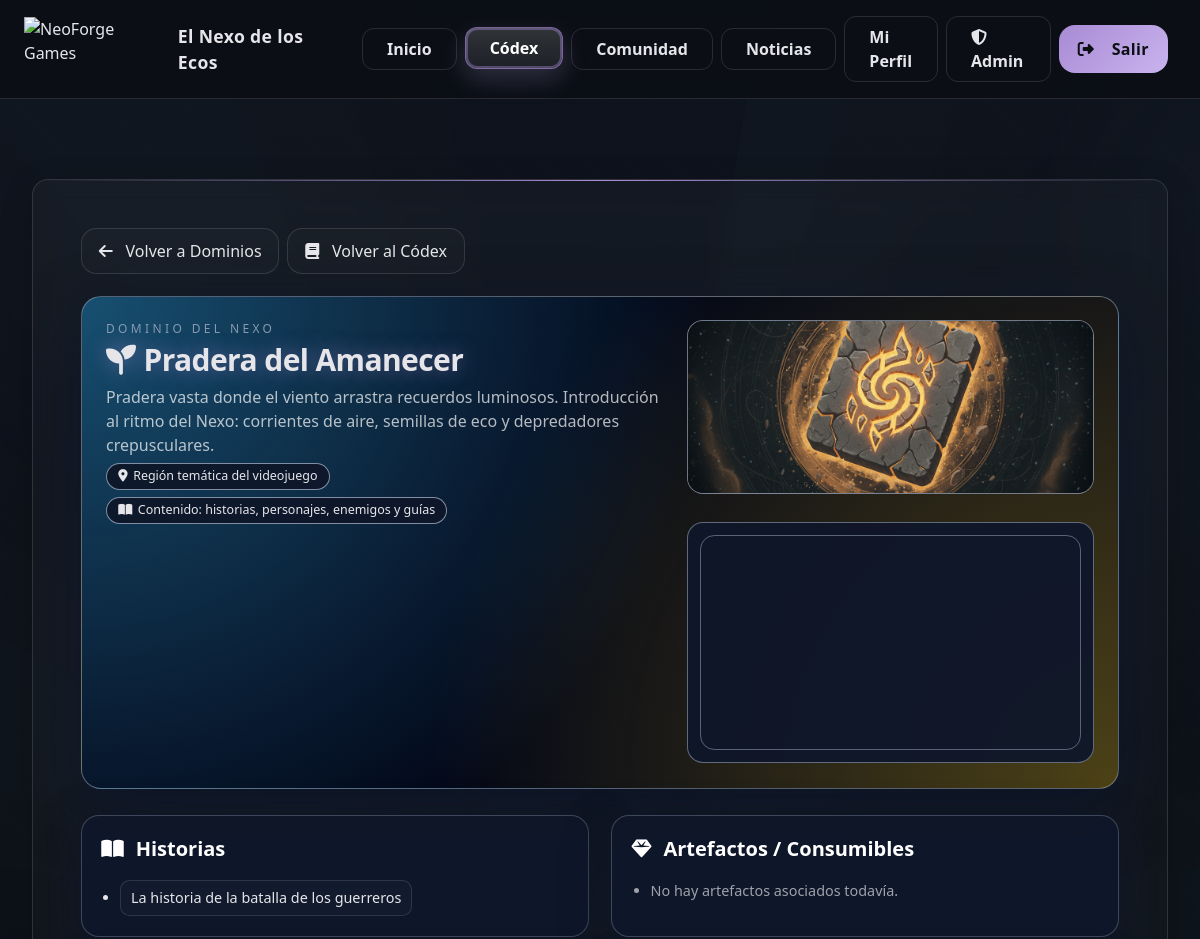
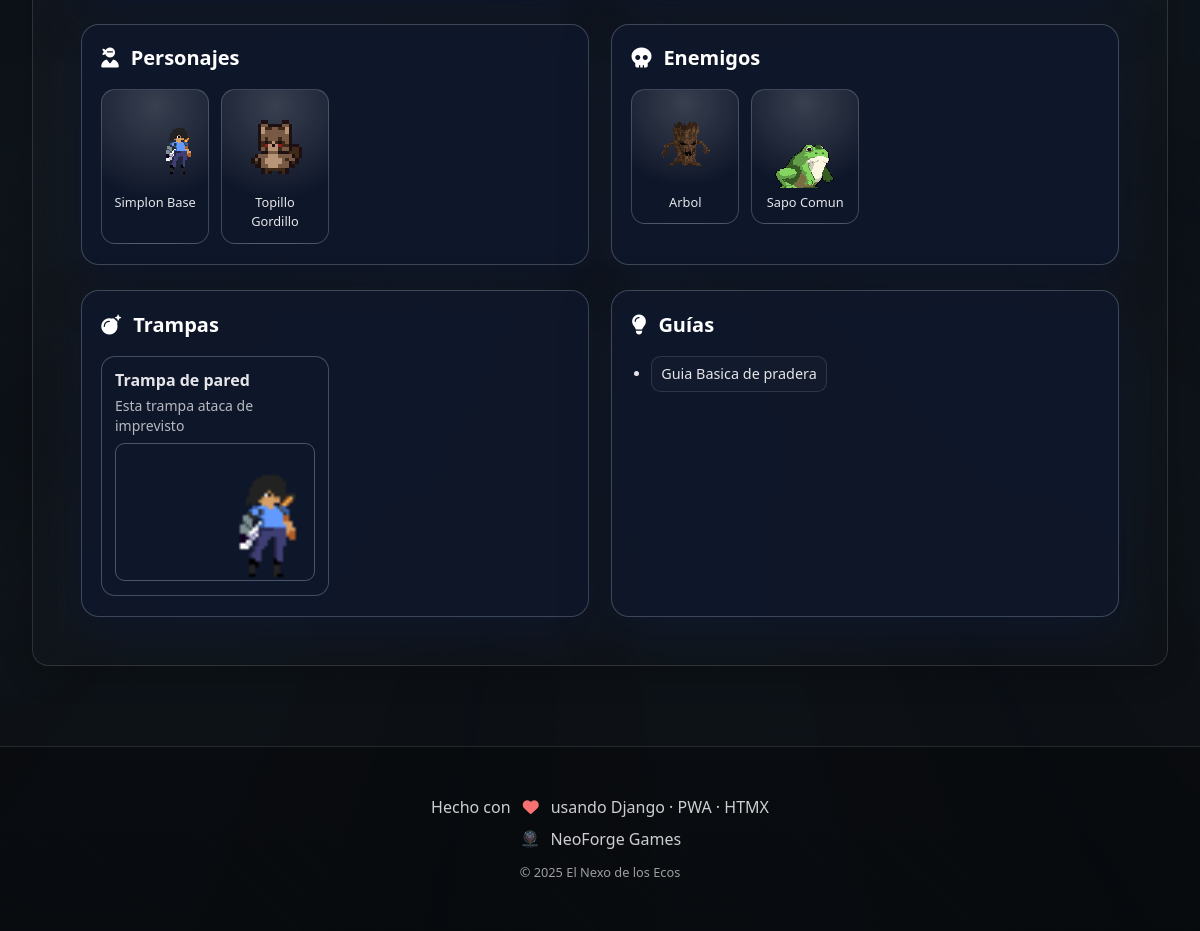
The app's page /codex/dominios/pradera-del-amanecer/ (signed in) with its own data (2 pictures, top to bottom).
### codex/models.py (models this page shows, shortened)
class Domain(models.Model):
    name = models.CharField(max_length=120)
    slug = models.SlugField(max_length=140, unique=True)
    short_description = models.TextField(blank=True, default="")
    cover_image = models.ImageField(upload_to="codex/domains/", blank=True, null=True)
    banner_image = models.ImageField(upload_to="codex/domains/", blank=True, null=True)
    color = models.CharField(max_length=32, blank=True, default="")      # #hex o var(--*)
    icon = models.CharField(max_length=120, blank=True, default="")       # ej. fa-solid fa-hourglass-half
    video_url = models.URLField(blank=True, null=True)
    order = models.PositiveIntegerField(default=0)
    class Meta:
        ordering = ["order", "name"]

class LoreEntry(models.Model):
    title = models.CharField(max_length=140)
    slug = models.SlugField(max_length=160, unique=True)
    summary = models.TextField(blank=True)
    body = models.TextField()
    domain = models.ForeignKey(Domain, on_delete=models.SET_NULL, null=True, blank=True, related_name='lore')
    cover_image = models.ImageField(upload_to=upload_asset_file, blank=True, null=True)
    video_url = models.URLField(blank=True)
    gallery = models.ManyToManyField(Asset, blank=True)
    created = models.DateTimeField(auto_now_add=True)
    class Meta:
        ordering = ['title']
        verbose_name = "Historia"
        verbose_name_plural = "Historias"
    def get_absolute_url(self):
        return reverse('codex:lore_detail', args=[self.slug])

class Character(models.Model):
    name = models.CharField(max_length=120)
    slug = models.SlugField(max_length=160, unique=True)
    role = models.CharField(max_length=120, blank=True, help_text='Clase / rol')
    domain = models.ForeignKey(Domain, on_delete=models.SET_NULL, null=True, blank=True, related_name='characters')
    description = models.TextField(blank=True)
    playable = models.BooleanField(default=False)
    sprite_still = models.ImageField(upload_to=upload_character_image, blank=True, null=True, help_text='Sprite estático')
    sprite_gif = models.FileField(upload_to=upload_character_image, blank=True, null=True, help_text='Animación principal (GIF)')
    sprite_sheet = models.ImageField(upload_to=upload_character_image, blank=True, null=True, help_text='Sprite sheet (opcional)')
    sprite_meta = models.JSONField(blank=True, null=True, help_text='{"frame_w":32,"frame_h":32,"fps":12} (opcional)')
    video_url = models.URLField(blank=True)
    image_full = models.ImageField(upload_to=upload_character_image, blank=True, null=True)
    created = models.DateTimeField(auto_now_add=True)
    class Meta:
        ordering = ['name']
        verbose_name = "Personaje"
        verbose_name_plural = "Personajes"
    def get_absolute_url(self):
        return reverse('codex:character_detail', args=[self.slug])

class Enemy(models.Model):
    name = models.CharField(max_length=120)
    slug = models.SlugField(max_length=160, unique=True)
    domain = models.ForeignKey(Domain, on_delete=models.SET_NULL, null=True, blank=True, related_name='enemies')
    description = models.TextField(blank=True)
    behavior = models.TextField(blank=True, help_text='Comportamiento / ataques')
    sprite_still = models.ImageField(upload_to=upload_enemy_image, blank=True, null=True)
    sprite_gif = models.FileField(upload_to=upload_enemy_image, blank=True, null=True)
    image_full = models.ImageField(upload_to=upload_enemy_image, blank=True, null=True)
    video_url = models.URLField(blank=True)
    created = models.DateTimeField(auto_now_add=True)
    class Meta:
        ordering = ['name']
        verbose_name = "Enemigo"
        verbose_name_plural = "Enemigos"
    def get_absolute_url(self):
        return reverse('codex:enemy_detail', args=[self.slug])

class Trap(models.Model):
    domain = models.ForeignKey(Domain, related_name='traps', on_delete=models.CASCADE)
    title = models.CharField(max_length=140)
    description = models.TextField(blank=True)
    image = models.ImageField(upload_to=upload_trap_image, blank=True, null=True)
    gif = models.FileField(upload_to=upload_trap_image, blank=True, null=True)
    class Meta:
        ordering = ['domain__name', 'title']
        verbose_name = "Trampa"
        verbose_name_plural = "Trampas"

class Guide(models.Model):
    title = models.CharField(max_length=140)
    slug = models.SlugField(max_length=160, unique=True)  # <-- corregido: max_length
    summary = models.TextField(blank=True)
    body = models.TextField()
    domain = models.ForeignKey(Domain, on_delete=models.SET_NULL, null=True, blank=True, related_name='guides')
    related_artifacts = models.ManyToManyField(Artifact, blank=True)
    related_characters = models.ManyToManyField(Character, blank=True)
    related_enemies = models.ManyToManyField(Enemy, blank=True)
    tags = models.CharField(max_length=200, blank=True, help_text='comas: movilidad,combate,secretos')
    cover_image = models.ImageField(upload_to=upload_asset_file, blank=True, null=True)
    read_time = models.PositiveIntegerField(default=4, help_text='Minutos estimados')
    created = models.DateTimeField(auto_now_add=True)
    updated = models.DateTimeField(auto_now=True, db_index=True)  # <-- NUEVO
    class Meta:
        ordering = ['-updated', '-created', 'title']
        verbose_name = "Guía"
        verbose_name_plural = "Guías"
    def get_absolute_url(self):
        return reverse('codex:guide_detail', args=[self.slug])

### codex/views.py (the view)
# urls.py: path('dominios/<slug:slug>/', views.domain_detail, name='domain_detail'),
def domain_detail(request, slug):
    d = get_object_or_404(Domain, slug=slug)
    ctx = {
        "item": d,
        "lore": d.lore.all(),
        "characters": d.characters.all(),
        "enemies": d.enemies.all(),
        "artifacts": d.artifacts.all(),
        "traps": d.traps.all(),
        "guides": d.guides.all(),
    }
    return render(request, "codex/domain_detail.html", ctx)

### templates/codex/domain_detail.html (shortened to what this page needs)
{% extends "base.html" %}
{% load static %}
{% load news_extras %}
{% block content %}
<section id="domain-detail" class="section">
  <div class="top-bar">
    <div class="flex flex-wrap gap-2">
      <a href="{% url 'codex:domains_index' %}" class="btn-ghost">
        <i class="fa-solid fa-arrow-left mr-1"></i> Volver a Dominios
      </a>
      <a href="{% url 'codex:index' %}" class="btn-ghost">
        <i class="fa-solid fa-book mr-1"></i> Volver al Códex
      </a>
    </div>
  </div>
  <section class="domain-hero">
    <div class="domain-hero-main">
      <p class="domain-kicker">DOMINIO DEL NEXO</p>
      <h1 class="h1-glow text-3xl">
        {% if item.icon %}<i class="{{ item.icon }} mr-2"></i>{% endif %}{{ item.name }}
      </h1>
      <p class="text-white/70 mt-1">{{ item.short_description }}</p>
      <div class="domain-hero-meta">
        <span class="domain-pill">
          <i class="fa-solid fa-location-dot"></i> Región temática del videojuego
        </span>
        <span class="domain-pill">
          <i class="fa-solid fa-book-open"></i> Contenido: historias, personajes, enemigos y guías
        </span>
      </div>
    </div>
    <div class="flex flex-col gap-3">
      {% if item.banner_image %}
        <div class="domain-hero-banner">
          <img src="{{ item.banner_image.url }}" alt="{{ item.name }}">
        </div>
      {% endif %}
      {% if item.video_url %}
        <div class="domain-video-card">
          {% with embed=item.video_url|youtube_embed %}
            {% if embed %}
              <div class="domain-video-frame">
                <iframe
                  src="{{ embed }}"
                  frameborder="0"
                  style="width:100%;height:100%;display:block"
                  allow="accelerometer; autoplay; clipboard-write; encrypted-media; gyroscope; picture-in-picture; web-share"
                  allowfullscreen>
                </iframe>
              </div>
            {% else %}
              <p class="text-white/70 text-sm px-1">
                Este video tiene la incrustación deshabilitada por su autor (Error 153).
                <a class="link-soft" href="{{ item.video_url }}" target="_blank" rel="noopener">Abrir en YouTube</a>.
              </p>
            {% endif %}
          {% endwith %}
        </div>
      {% endif %}
    </div>
  </section>
  <div class="domain-section-grid">
    <section class="domain-card">
      <h3 class="card-title"><i class="fa-solid fa-book-open mr-1"></i> Historias</h3>
      <ul class="domain-list list-disc">
        {% for x in lore %}
          <li><a class="link-soft" href="{{ x.get_absolute_url }}">{{ x.title }}</a></li>
        {% empty %}
          <li class="text-white/60">No hay historias registradas para este dominio.</li>
        {% endfor %}
      </ul>
    </section>
    <section class="domain-card">
      <h3 class="card-title"><i class="fa-solid fa-gem mr-1"></i> Artefactos / Consumibles</h3>
      <ul class="domain-list list-disc">
        {% for a in artifacts %}
          <li><a class="link-soft" href="{{ a.get_absolute_url }}">{{ a.name }}</a></li>
        {% empty %}
          <li class="text-white/60">No hay artefactos asociados todavía.</li>
        {% endfor %}
      </ul>
    </section>
  </div>
  <div class="domain-section-grid">
    <section class="domain-card">
      <h3 class="card-title"><i class="fa-solid fa-user-ninja mr-1"></i> Personajes</h3>
      <div class="domain-sprite-grid">
        {% for c in characters %}
          <a class="sprite-card" href="{{ c.get_absolute_url }}">
            <div class="sprite-thumb">
              {% if c.sprite_gif %}
                <img src="{{ c.sprite_gif.url }}" alt="{{ c.name }}">
              {% elif c.sprite_still %}
                <img src="{{ c.sprite_still.url }}" alt="{{ c.name }}">
              {% endif %}
            </div>
            <div class="sprite-name">{{ c.name }}</div>
          </a>
        {% empty %}
          <p class="text-white/60 mt-2">No hay personajes asignados a este dominio.</p>
        {% endfor %}
      </div>
    </section>
    <section class="domain-card">
      <h3 class="card-title"><i class="fa-solid fa-skull mr-1"></i> Enemigos</h3>
      <div class="domain-sprite-grid">
        {% for e in enemies %}
          <a class="sprite-card" href="{{ e.get_absolute_url }}">
            <div class="sprite-thumb">
              {% if e.sprite_gif %}
                <img src="{{ e.sprite_gif.url }}" alt="{{ e.name }}">
              {% elif e.sprite_still %}
                <img src="{{ e.sprite_still.url }}" alt="{{ e.name }}">
              {% endif %}
            </div>
            <div class="sprite-name">{{ e.name }}</div>
          </a>
        {% empty %}
          <p class="text-white/60 mt-2">No hay enemigos definidos en este dominio.</p>
        {% endfor %}
      </div>
    </section>
  </div>
  <div class="domain-section-grid">
    <section class="domain-card">
      <h3 class="card-title"><i class="fa-solid fa-bomb mr-1"></i> Trampas</h3>
      <div class="trap-grid">
        {% for t in traps %}
          <article class="trap-card">
            <strong>{{ t.title }}</strong>
            <p class="text-white/70 text-sm mt-1">{{ t.description }}</p>
            {% if t.gif %}
              <img src="{{ t.gif.url }}" alt="{{ t.title }}">
            {% elif t.image %}
              <img src="{{ t.image.url }}" alt="{{ t.title }}">
            {% endif %}
          </article>
        {% empty %}
          <p class="text-white/60 mt-2">No hay trampas registradas para este dominio.</p>
        {% endfor %}
      </div>
    </section>
    <section class="domain-card">
      <h3 class="card-title"><i class="fa-solid fa-lightbulb mr-1"></i> Guías</h3>
      <ul class="domain-list list-disc">
        {% for g in guides %}
          <li><a class="link-soft" href="{{ g.get_absolute_url }}">{{ g.title }}</a></li>
        {% empty %}
          <li class="text-white/60">Aún no hay guías para este dominio.</li>
        {% endfor %}
      </ul>
    </section>
  </div>
</section>
{% endblock %}

### static/css/theme.css (style rules this page uses)
:root { --coal:#0b0f14; --ink:#0f1520; --text:#e6e6ea; --line:rgba(255,255,255,.12); --accent:#d2b26a; --brand:#a88bd4; --space-xs:.5rem; --space-sm:1rem; --space-md:1.5rem; --space-lg:2rem; --space-xl:3rem; --radius-sm:.5rem; --radius-md:.75rem; --radius-lg:1rem; --transition-fast:.2s ease; --transition-normal:.3s ease; --transition-slow:.5s ease; }
html[data-domain="niebla"] { --accent:#a88bd4; --brand:#c9b3ee; }
* { box-sizing:border-box; margin:0; padding:0 }
html,body { height:100% }
body { background:var(--coal); color:var(--text); font-family: ui-sans-serif,system-ui,-apple-system,BlinkMacSystemFont,'Segoe UI',Roboto,sans-serif; line-height:1.6; overflow-x:hidden; }
.btn-ghost { display:inline-flex; align-items:center; gap:.55rem; padding:.62rem 1.05rem; border-radius:.95rem; color:var(--text); border:1px solid var(--line); text-decoration:none; background:rgba(255,255,255,.02); transition:all var(--transition-fast) }
.section { margin:var(--space-xl) 0; padding:var(--space-xl); border-radius:var(--radius-lg); border:1px solid var(--line); background:linear-gradient(145deg,rgba(255,255,255,.03),rgba(255,255,255,.01)); backdrop-filter:blur(10px); box-shadow:0 8px 32px rgba(0,0,0,.2); position:relative; overflow:hidden }
.section::before { content:''; position:absolute; top:0; left:0; right:0; height:1px; background:linear-gradient(90deg,transparent,var(--accent),transparent) }
.card-title { font-size:1.25rem; font-weight:700; color:#fff; margin-bottom:var(--space-sm); display:flex; align-items:center; gap:var(--space-xs) }
.h1-glow { font-weight:800; letter-spacing:-.02em; text-shadow:0 0 20px color-mix(in oklab,var(--accent) 50%,transparent) }
.link-soft { display:inline-flex; align-items:center; gap:.4rem; padding:.4rem .6rem; border-radius:.6rem; border:1px solid rgba(255,255,255,.12); background: rgba(255,255,255,.02); transition: transform var(--transition-fast), border-color var(--transition-fast), background var(--transition-fast); }

### records on screen
Domain: name "Pradera del Amanecer", short_description "Pradera vasta donde el viento arrastra recuerdos luminosos. Introducción al ritmo del Nexo: corrientes de aire, semillas de eco y depredadores crepusculares.", banner_image (picture)
LoreEntry: title "La historia de la batalla de los guerreros"
Character: sprite_gif (picture), name "Simplon Base"
Character: sprite_gif (picture), name "Topillo Gordillo"
Enemy: sprite_gif (picture), name "Arbol"
Enemy: sprite_gif (picture), name "Sapo Comun"
Trap: title "Trampa de pared", description "Esta trampa ataca de imprevisto", gif (picture)
Guide: title "Guia Basica de pradera"
